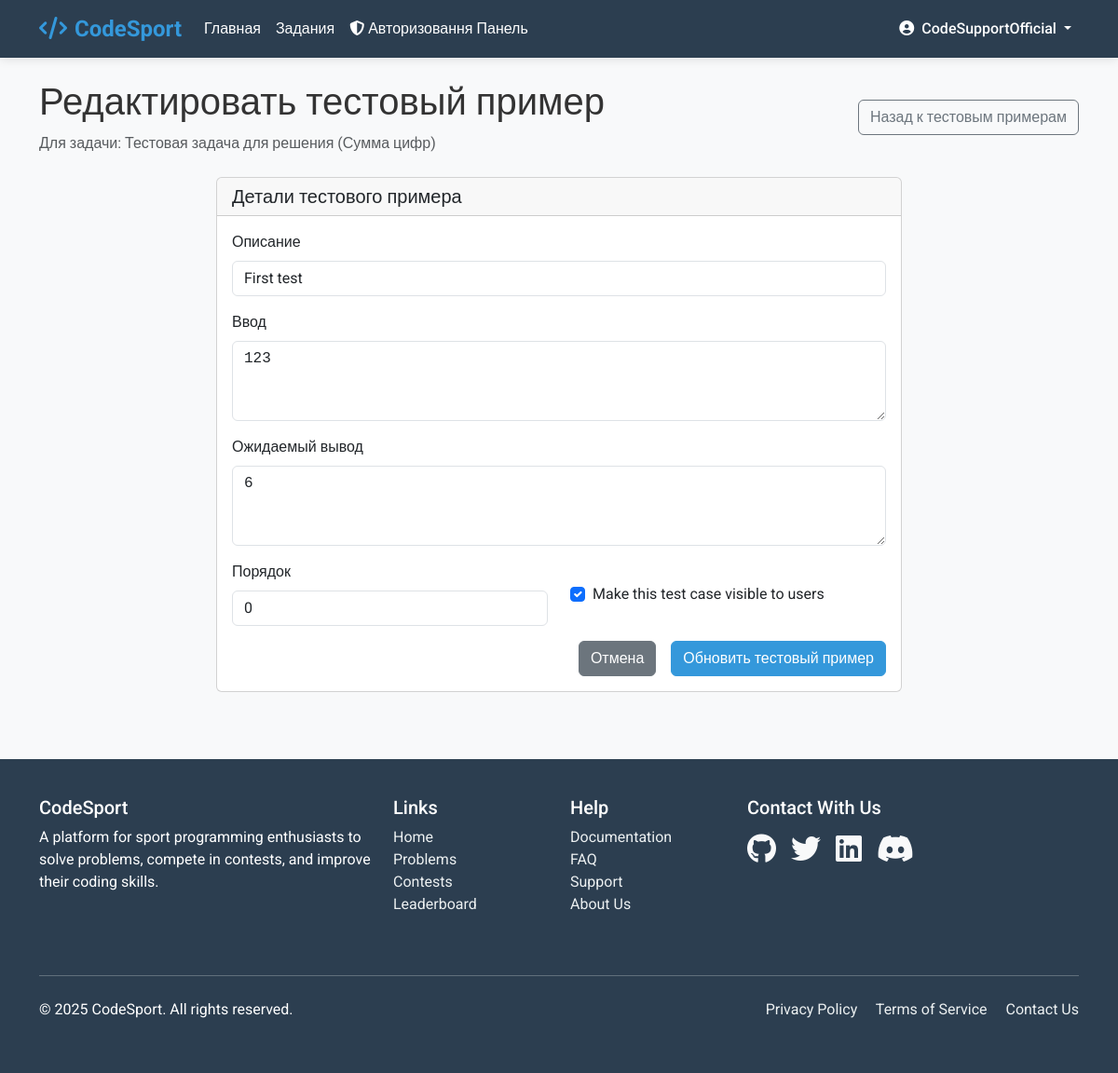
Screenshot of /test-cases/4/edit/ (signed in) with the database file from the repository.
### LearnApp/models.py (models this page shows, shortened)
class Problem(models.Model):
    DIFFICULTY_CHOICES = [
        ('easy', 'Easy'),
        ('medium', 'Medium'),
        ('hard', 'Hard'),
    ]
    title = models.CharField(max_length=200)
    description = models.TextField()
    author = models.ForeignKey(User, on_delete=models.CASCADE)
    created_at = models.DateTimeField(auto_now_add=True)
    difficulty = models.CharField(max_length=10, choices=DIFFICULTY_CHOICES)
    time_limit = models.IntegerField(default=1, help_text="Time limit in seconds")
    memory_limit = models.IntegerField(default=256, help_text="Memory limit in MB")
    template_code = models.TextField(blank=True, help_text="Initial code template for users")

class TestCase(models.Model):
    problem = models.ForeignKey(Problem, on_delete=models.CASCADE, related_name='test_cases')
    input = models.TextField(help_text="Input data for the test case")
    expected_output = models.TextField(help_text="Expected output for the test case")
    is_public = models.BooleanField(default=False, help_text="Whether the test case is shown to users")
    order = models.IntegerField(default=0, help_text="Order of test case execution")
    description = models.CharField(max_length=200, blank=True, help_text="Brief description of the test case")
    class Meta:
        ordering = ['order']

### LearnApp/views.py (the view)
# urls.py: path('test-cases/<int:test_case_id>/edit/', views.edit_test_case, name='edit_test_case'),
@login_required
def edit_test_case(request, test_case_id):
    test_case = get_object_or_404(TestCase, id=test_case_id)
    problem = test_case.problem
    if problem.author != request.user:
        return HttpResponseForbidden("You don't have permission to edit this test case.")
    if request.method == 'POST':
        form = TestCaseForm(request.POST, instance=test_case)
        if form.is_valid():
            form.save()
            messages.success(request, 'Test case updated successfully!')
            return redirect('add_test_cases', problem_id=problem.id)
    else:
        form = TestCaseForm(instance=test_case)
    return render(request, 'main/edit_test_case.html', {
        'form': form,
        'test_case': test_case,
        'problem': problem
    })

### LearnApp/forms.py
class TestCaseForm(forms.ModelForm):
    class Meta:
        model = TestCase
        fields = ['description', 'input', 'expected_output', 'is_public', 'order']
        widgets = {
            'description': forms.TextInput(attrs={'class': 'form-control', 'placeholder': 'e.g., Simple case, Edge case, Large input'}),
            'input': forms.Textarea(attrs={'rows': 3, 'class': 'form-control font-monospace', 'placeholder': 'Enter test input...'}),
            'expected_output': forms.Textarea(attrs={'rows': 3, 'class': 'form-control font-monospace', 'placeholder': 'Enter expected output...'}),
            'is_public': forms.CheckboxInput(attrs={'class': 'form-check-input'}),
            'order': forms.NumberInput(attrs={'class': 'form-control', 'min': 0}),
        }
        labels = {
            'is_public': 'Make this test case visible to users',
        }

### templates/main/edit_test_case.html (shortened to what this page needs)
{% extends 'base.html' %}
{% block content %}
<div class="container py-4">
    <div class="d-flex justify-content-between align-items-center mb-4">
        <div>
            <h1>Редактировать тестовый пример</h1>
            <p class="text-muted mb-0">Для задачи: {{ problem.title }}</p>
        </div>
        <a href="{% url 'add_test_cases' problem.id %}" class="btn btn-outline-secondary">Назад к тестовым примерам</a>
    </div>
    <div class="row justify-content-center">
        <div class="col-lg-8">
            <div class="card">
                <div class="card-header">
                    <h5 class="mb-0">Детали тестового примера</h5>
                </div>
                <div class="card-body">
                    <form method="post">
                        <div class="mb-3">
                            <label for="{{ form.description.id_for_label }}" class="form-label">Описание</label>
                            {{ form.description }}
                        </div>
                        <div class="mb-3">
                            <label for="{{ form.input.id_for_label }}" class="form-label">Ввод</label>
                            {{ form.input }}
                        </div>
                        <div class="mb-3">
                            <label for="{{ form.expected_output.id_for_label }}" class="form-label">Ожидаемый вывод</label>
                            {{ form.expected_output }}
                        </div>
                        <div class="row">
                            <div class="col-md-6 mb-3">
                                <label for="{{ form.order.id_for_label }}" class="form-label">Порядок</label>
                                {{ form.order }}
                            </div>
                            <div class="col-md-6 mb-3">
                                <div class="form-check pt-4">
                                    {{ form.is_public }}
                                    <label class="form-check-label" for="{{ form.is_public.id_for_label }}">
                                        {{ form.is_public.label }}
                                    </label>
                                </div>
                            </div>
                        </div>
                        <div class="d-grid gap-2 d-md-flex justify-content-md-end">
                            <a href="{% url 'add_test_cases' problem.id %}" class="btn btn-secondary me-md-2">Отмена</a>
                            <button type="submit" class="btn btn-primary">Обновить тестовый пример</button>
                        </div>
                    </form>
                </div>
            </div>
        </div>
    </div>
</div>
{% endblock %}

### templates/base.html (shortened to what this page needs)
<!DOCTYPE html>
<html lang="en">
<head>
    <link href="https://cdn.jsdelivr.net/npm/bootstrap@5.3.0/dist/css/bootstrap.min.css" rel="stylesheet">
    <link rel="stylesheet" href="https://cdnjs.cloudflare.com/ajax/libs/font-awesome/6.4.0/css/all.min.css">
</head>
<body>
    <nav class="navbar navbar-expand-lg navbar-dark sticky-top">
        <div class="container">
            <a class="navbar-brand" href="{% url 'home' %}">
                <i class="fas fa-code me-2"></i>CodeSport
            </a>
            <div class="collapse navbar-collapse" id="navbarNav">
                <ul class="navbar-nav me-auto">
                    <li class="nav-item">
                        <a class="nav-link" href="{% url 'home' %}">Главная</a>
                    </li>
                    <li class="nav-item">
                        <a class="nav-link" href="{% url 'problems' %}">Задания</a>
                    </li>
                    {% if user.username == 'CodeSupportOfficial' %}
                        <li class="nav-item">
                            <a class="nav-link" href="{% url 'admin_panel' %}">
                                <i class="fas fa-shield-alt me-1"></i>Авторизовання Панель
                            </a>
                        </li>
                    {% endif %}
                </ul>
                <ul class="navbar-nav">
                    {% if user.is_authenticated %}
                    <li class="nav-item dropdown">
                        <a class="nav-link dropdown-toggle" href="#" id="navbarDropdown" role="button" data-bs-toggle="dropdown">
                            <i class="fas fa-user-circle me-1"></i> {{ user.username }}
                        </a>
                    </li>
                    {% endif %}
                </ul>
            </div>
        </div>
    </nav>
    <main class="content-wrapper">
    {% block content %}
    {% endblock %}
    </main>
    <footer class="footer mt-5">
        <div class="container">
            <div class="row">
                <div class="col-md-4 mb-4">
                    <h5>CodeSport</h5>
                    <p>A platform for sport programming enthusiasts to solve problems, compete in contests, and improve their coding skills.</p>
                </div>
                <div class="col-md-2 mb-4">
                    <h5>Links</h5>
                    <ul class="list-unstyled">
                        <li><a href="{% url 'home' %}">Home</a></li>
                        <li><a href="{% url 'problems' %}">Problems</a></li>
                        <li><a href="{% url 'contests' %}">Contests</a></li>
                        <li><a href="{% url 'leaderboard' %}">Leaderboard</a></li>
                    </ul>
                </div>
                <div class="col-md-2 mb-4">
                    <h5>Help</h5>
                    <ul class="list-unstyled">
                        <li><a href="#">Documentation</a></li>
                        <li><a href="#">FAQ</a></li>
                        <li><a href="#">Support</a></li>
                        <li><a href="{% url 'about' %}">About Us</a></li>
                    </ul>
                </div>
                <div class="col-md-4 mb-4">
                    <h5>Contact With Us</h5>
                    <div class="d-flex mt-3">
                        <a href="https://github.com/artemlolnnn" class="me-3 text-light"><i class="fab fa-github fa-2x"></i></a>
                        <a href="#" class="me-3 text-light"><i class="fab fa-twitter fa-2x"></i></a>
                        <a href="#" class="me-3 text-light"><i class="fab fa-linkedin fa-2x"></i></a>
                        <a href="https://discord.com/channels/@me/1177245625406992415" class="me-3 text-light"><i class="fab fa-discord fa-2x"></i></a>
                    </div>
                </div>
            </div>
            <hr class="my-4 bg-light">
            <div class="row">
                <div class="col-md-6">
                    <p>&copy; 2025 CodeSport. All rights reserved.</p>
                </div>
                <div class="col-md-6 text-md-end">
                    <a href="#" class="me-3">Privacy Policy</a>
                    <a href="#" class="me-3">Terms of Service</a>
                    <a href="#">Contact Us</a>
                </div>
            </div>
        </div>
    </footer>
</body>
</html>

### templates/base.html (style rules this page uses)
:root { --primary: #3498db; --secondary: #2c3e50; --accent: #e74c3c; --light: #ecf0f1; --dark: #2c3e50; --success: #2ecc71; --warning: #f39c12; }
body { font-family: 'Roboto', sans-serif; background-color: #f8f9fa; color: #333; }
.navbar { background-color: var(--secondary); box-shadow: 0 2px 10px rgba(0, 0, 0, 0.1); }
.navbar-brand { font-weight: 700; color: var(--primary) !important; font-size: 1.5rem; }
.nav-link { color: white !important; font-weight: 500; transition: color 0.3s; }
.btn-primary { background-color: var(--primary); border-color: var(--primary); }
.footer { background-color: var(--secondary); color: white; padding: 40px 0; }
.footer a { color: var(--light); text-decoration: none; transition: color 0.3s; }
.content-wrapper { min-height: calc(100vh - 160px); }

### rows the page displays
Problem: title "Тестовая задача для решения (Сумма цифр)"
TestCase: description "First test", input "123", expected_output "6", order "0", is_public "☑"

### other values shown
{{ user.username }} "CodeSupportOfficial"
